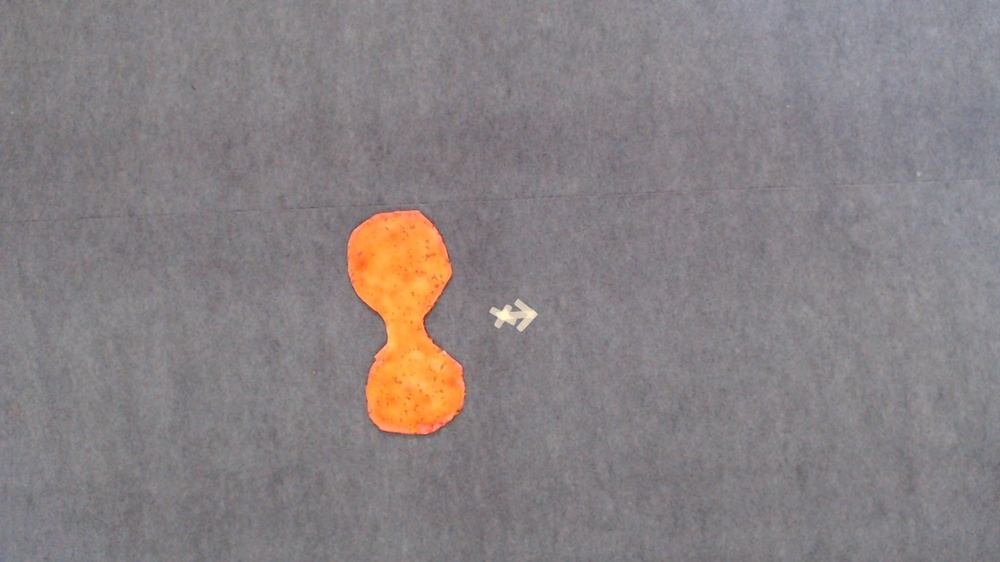
#> input picture test.jpeg, 1000 x 562 px, shrunk from 1600 x 900 before the run
$ python edge.py
#> lines starting #> are read from the running program, lines starting #| are printed output that depends on the picture; after the words box and inside, x2 and y2 are one past the last pixel; in counts of white or black regions, pixels touching at a corner belong together
import cv2
import numpy as np
# Read the original img
cv2.startWindowThread()
img = cv2.imread('test.jpeg')
#> img is the input picture: shape (562, 1000, 3); mean B, G, R 131.3, 129.3, 136.1
print(img)
#> (printed output is left out)
blur = cv2.blur(img,(5,5))
blur0=cv2.medianBlur(blur,5)
blur1= cv2.GaussianBlur(blur0,(5,5),0)
blur2= cv2.bilateralFilter(blur1,9,75,75)
hsv = cv2.cvtColor(blur2, cv2.COLOR_BGR2HSV)
#> hsv: shape (562, 1000, 3); mean H, S, V 139.5, 16.2, 137.8

light_orange = (1, 190, 200)
dark_orange = (18, 255, 255)
mask = cv2.inRange(hsv, light_orange, dark_orange)
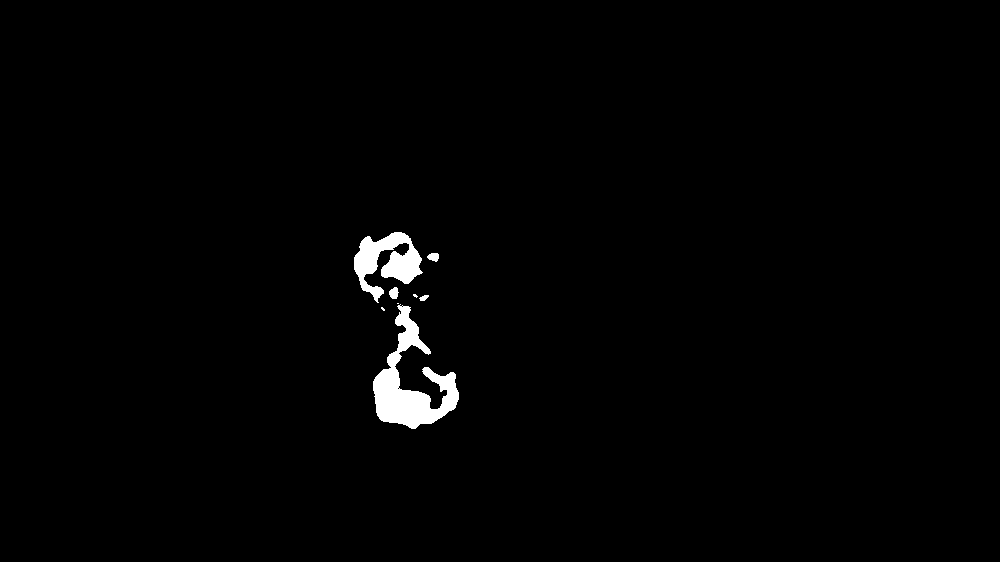
#> mask: shape (562, 1000); 1.2% white; 8 white regions (3 under 20 px), largest, box (x1, y1, x2, y2) and area: (373, 304, 459, 429) 4168, (354, 232, 423, 303) 2384, (389, 287, 399, 299) 87, (427, 253, 439, 262) 80, (419, 295, 429, 301) 39
res = cv2.bitwise_and(img,img, mask= mask)
edges = cv2.Canny(res,100,200)
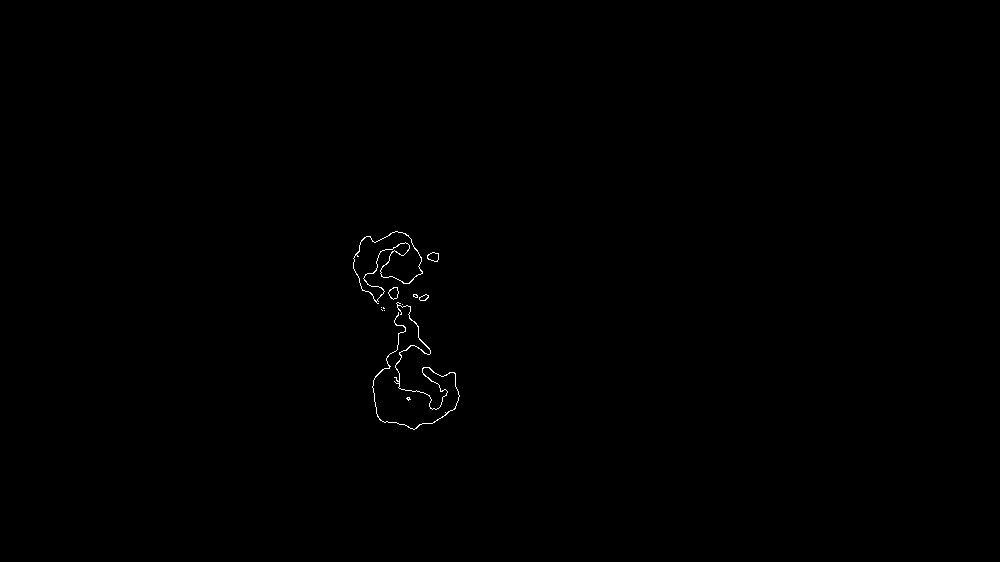
#> edges: shape (562, 1000); 0.2% white in thin lines or dots, all inside (x1, y1, x2, y2) = (353, 231, 460, 430)
cv2.imshow("Edges",edges)
cv2.waitKey(0)
cv2.destroyAllWindows()
